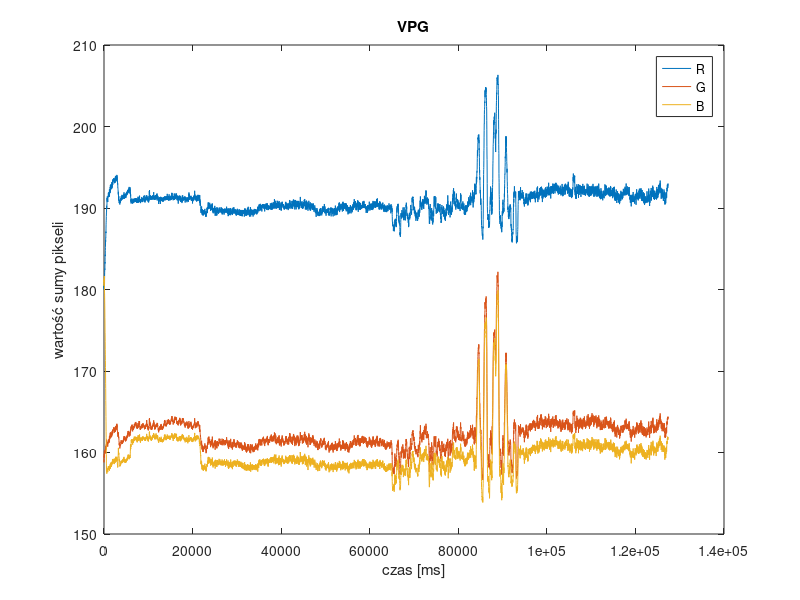
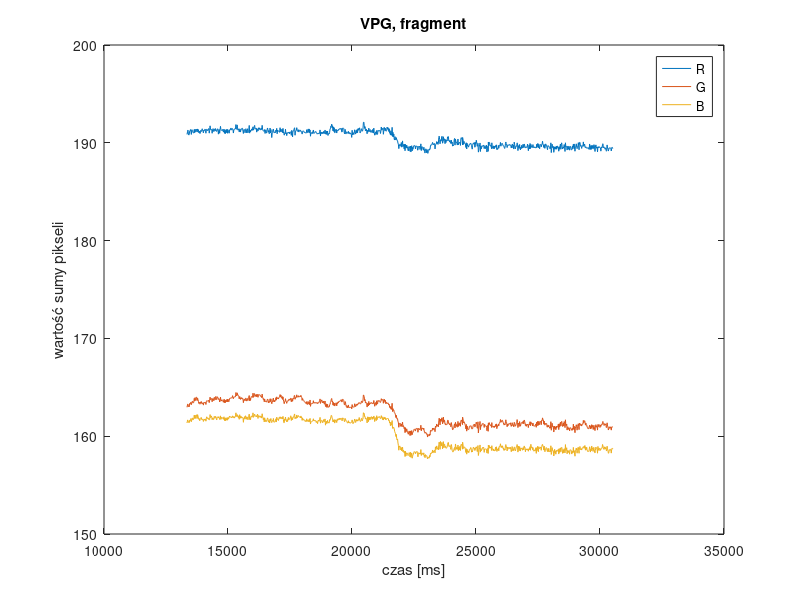
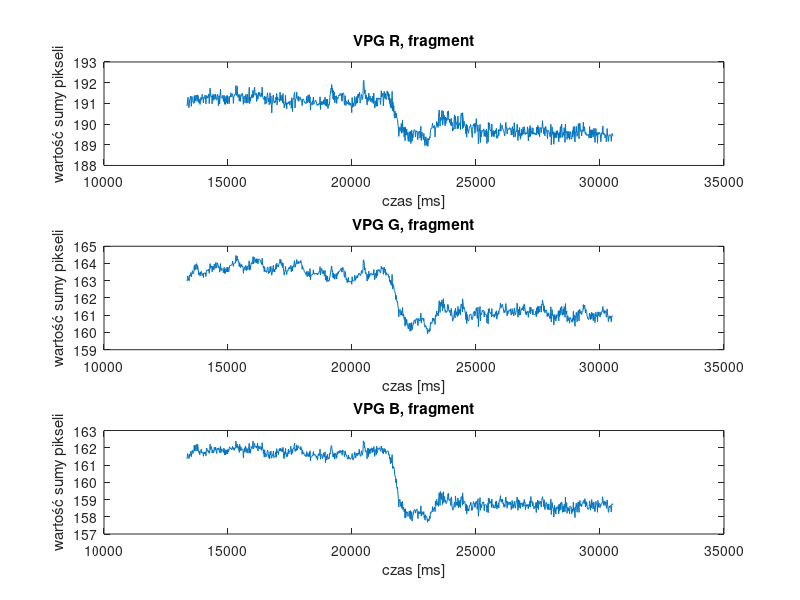
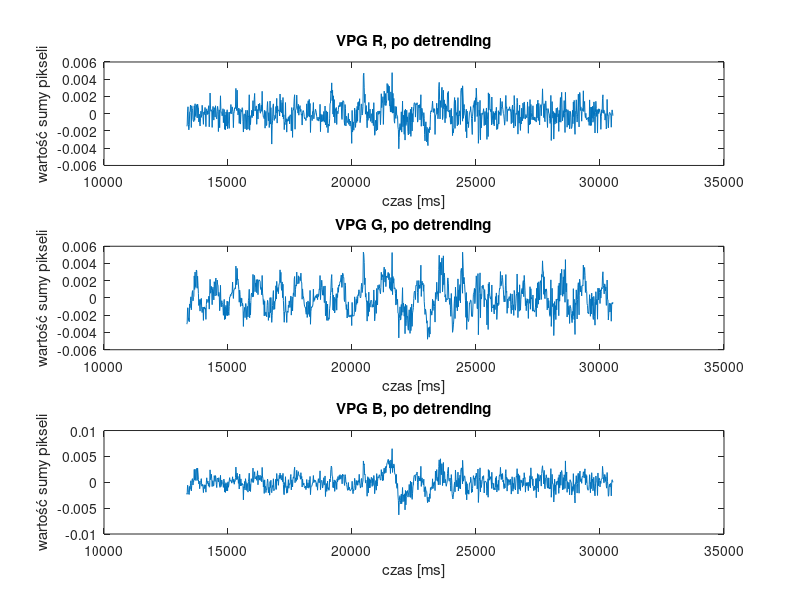

Reproduce these figures in MATLAB, in order. (Note: this script raises an error after producing the figures.)
%% Videopletyzmografia 
% 
% WERSJA: 03.12.2020, autor: Jaromir Przybylo (przybylo@agh.edu.pl), MATLAB R2020a
% 
clear all;close all;clc

%% (1) Wczytanie danych 
% - dane zawierają strukturę o następujących polach
%   .pixelsum       - suma pixeli w ROI twarzy dla danej ramki i każdego
%                     kanału RGB, tablica [N x 3], kolejne kolumny: R,G,B
%   .timestamp      - wektor próbek czasu [ms]
%   .HR             - wektor danych pulsu (heart rate) zmierzonych przy
%                     pomocy pulsometru (dostosowany do wektora czasu
%                     timestamp)
%   .FPS            - wartość FPS kamery zbierającej dane (liczba)
load daneVPG
%
pixelsum        = DANE.pixelsum;
t1              = DANE.timestamp;
HR              = DANE.HR;
FPS             = DANE.FPS;


%% (2) Wizualizacja sygnału VPG
% - powiększ fragment sygnału każdej składowej - czy widoczna jest
%   okresowość sygnału?
figure;
plot(t1, pixelsum)
title('VPG')
xlabel('czas [ms]')
ylabel('wartość sumy pikseli')
legend({'R','G','B'})

%% (3) Wybór fragmentu sygnału 
% - do analizy wybieramy fragment sygnału o określonej długości 
%   (większej lub równej niż długość FFT = 1024)
% - przy pomocy funkcji isnan usuwane są ew fragmenty sygnału które nie
%   były poprawnie wyznaczone (np na takiej ramce nie wykryto twarzy)
% - Q: zastanów się co w przypadku gdy wystąpi sytuacja gdy więcej niż
%      kilka kilejnych elementów sygnału będzie równe NaN?

idx1        = 800:800+1024-1;% indeksy fragmentu sygnału
%-
t2      = t1(idx1);
vpg     = pixelsum(idx1, :);
HR2     = HR(idx1);
vpg(isnan(vpg))=0;% zastępowanie ew NaN zerami

figure;
plot(t2, vpg)
title('VPG, fragment')
xlabel('czas [ms]')
ylabel('wartość sumy pikseli')
legend({'R','G','B'})

figure;
subplot(3,1,1)
plot(t2, vpg(:,1))
title('VPG R, fragment')
xlabel('czas [ms]')
ylabel('wartość sumy pikseli')
subplot(3,1,2)
plot(t2, vpg(:,2))
title('VPG G, fragment')
xlabel('czas [ms]')
ylabel('wartość sumy pikseli')
subplot(3,1,3)
plot(t2, vpg(:,3))
title('VPG B, fragment')
xlabel('czas [ms]')
ylabel('wartość sumy pikseli')

%% (4) Preprocessing sygnału VPG - usuwanie trendu
% [1] de Haan G, Jeanne V (2013). 
%     Robust pulse rate from chrominance-based rPPG,
%     IEEE Transactions on Biomedical Engineering 60(10): 2878-2886.
% - Q: Na czym polega metoda MCwS (Mean-Centering-And-Scaling [1])?

% - parametry
detrendingP     = 1;    % wielkość okna analizy dla algorytmu usuwania trendu [s]

% - usunięcie trendu z sygnału, metoda MCwS (Mean-Centering-And-Scaling [1])
w               = round(detrendingP * FPS);    
n               = conv2(ones(3, size(vpg,1)), ones(1, w), 'same');
meanIntensity   = conv2(vpg', ones(1, w), 'same')./n;
sig1            = (vpg' - meanIntensity)./meanIntensity;
vpg2            = sig1';

figure;
subplot(3,1,1)
plot(t2, vpg2(:,1))
title('VPG R, po detrending')
xlabel('czas [ms]')
ylabel('wartość sumy pikseli')
subplot(3,1,2)
plot(t2, vpg2(:,2))
title('VPG G, po detrending')
xlabel('czas [ms]')
ylabel('wartość sumy pikseli')
subplot(3,1,3)
plot(t2, vpg2(:,3))
title('VPG B, po detrending')
xlabel('czas [ms]')
ylabel('wartość sumy pikseli')

%% (5) Odczytanie wartości pulsu z wykresu
% ----------------------------------------------------------------
% UZUPEŁNIJ_1
% Q: Czy da się zauważyć na sygnale po usunięciu trendu okresowość?
%    Na jakiej składowej (R,G,B) okresowość jest najlepiej widoczna?
%
%    Na podstawie wykresu spróbuj odczytać okres sygnału. Podaj w
%    sprawozdaniu wartość okresu w [s] oraz częstotliwość sygnału w [Hz] i
%    w [BPM] (beats per minute - uderzenia serca na minutę)
%
%    Porównaj odczytaną z wykresu wartość pulsu ze średnią wartością tętna
%    z pulsometru

T       = 0.001/11;    % okres w [s]
fHz     = 1/T;                     % częstotliwość w [Hz]
fBPM    = 60*fHz;                    % częstotliwość w [BPM]

%----------------------------------------------------------------
meanBPM = mean(HR2);               % średnia wartoś pulsu z pulsometru

disp(['T            = ' num2str(T) ' [s]'])
disp(['f            = ' num2str(fHz) ' [Hz]'])
disp(['f            = ' num2str(fBPM) ' [BPM]'])
disp(['średni puls  = ' num2str(meanBPM) ' [BPM]'])

%% (6) Preprocessing sygnału VPG - filtracja pasmowoprzepustowa
% ----------------------------------------------------------------
% UZUPEŁNIJ_2
% - przy użyciu narzędzia "filterDesigner" zaprojektuj filtr pasmowoprzepustowy
%  i wygeneruj z niego funkcję "my_bandpass_filter.m"
%  (jeśli już to zostało zrobione wcześniej, wykorzystaj tutaj
%   wygenerowany kod filtru)
%   - parametry filtru: metoda FIR-window=hamming
%                       częstotliwość próbkowania = FPS
%                       częstotliwości odcięcia dla 50 i 150 BPM
%                       rząd filtru = 64             
% - zapoznaj się z dokumentacją funkcji: fir1, hamming 
% - zapoznaj się z dokumentacją funkcji: filtfilt
% >> filterDesigner
% ----------------------------------------------------------------

% użycie wygenerowanego filtru
Hd = my_bandpass_filter;
b  = Hd.Numerator;
a  = 1;

% filtracja poszczególnych składowych sygnału
vpg3 = [];
for iChannel = 1:size(vpg2,2)
    vpg3(:,iChannel) = filtfilt(b, a, vpg2(:,iChannel));
end
                    
figure;
subplot(3,1,1)
plot(t2, vpg3(:,1))
title('VPG R, po filtracji')
xlabel('czas [ms]')
ylabel('wartość sumy pikseli')
subplot(3,1,2)
plot(t2, vpg3(:,2))
title('VPG G, po filtracji')
xlabel('czas [ms]')
ylabel('wartość sumy pikseli')
subplot(3,1,3)
plot(t2, vpg3(:,3))
title('VPG B, po filtracji')
xlabel('czas [ms]')
ylabel('wartość sumy pikseli')

%% (7) Analiza sygnału VPG - transformata Fouriera sygnału
% - zapoznaj się z dokumentacją funkcji FFT
% - uzupełnij odpowiednie fragmenty kodu
% Q: z widma której składowej najlepiej odczytać wartość pulsu 
%    (najłatwiejsza do odróżnienia częstotliwosć)? 
%

Fs  = FPS;              % częstotliwość próbkowania                
Ts  = 1/Fs;             % okres próbkowania
L   = size(vpg3,1);     % długość sygnału

% Transformata Fouriera sygnału
f       = Fs*(0:(L/2))/L;   % wektor częstotliwości
Yr      = fft(vpg3(:,1));   % składowa R
Yg      = fft(vpg3(:,2));   % składowa G
Yb      = fft(vpg3(:,3));   % składowa B
% -
P2r     = abs(Yr/L);
P2g     = abs(Yg/L);
P2b     = abs(Yb/L);
P1r     = P2r(1:L/2+1);P1r(2:end-1) = 2*P1r(2:end-1);
P1g     = P2g(1:L/2+1);P1g(2:end-1) = 2*P1g(2:end-1);
P1b     = P2b(1:L/2+1);P1b(2:end-1) = 2*P1b(2:end-1);

figure;
subplot(3,1,1)
plot(f,P1r) 
title('jednostronne widmo amplitudowe, składowa R')
xlabel('f (Hz)')
ylabel('|P1r(f)|')
subplot(3,1,2)
plot(f,P1g) 
title('jednostronne widmo amplitudowe, składowa G')
xlabel('f (Hz)')
ylabel('|P1g(f)|')
subplot(3,1,3)
plot(f,P1b) 
title('jednostronne widmo amplitudowe, składowa B')
xlabel('f (Hz)')
ylabel('|P1b(f)|')

% ----------------------------------------------------------------
% UZUPEŁNIJ_3
% - uzupełnij tworzenie wykresu realizującego wizualizację widma sygnału w
% zakresie częstotliwości ale w jednoskach BPM (uderzeń na minutę) a nie Hz
minmaxHR_p          = [50 150]; % minimalna i maksymalna dopuszczalna wartość pulsu

f1      = f* 60;       % częstotliwość w bpm

wybor1  = f1>=minmaxHR_p(1) & f1<=minmaxHR_p(2);
f2      = f1(wybor1);
P1r_sel = P1r(wybor1);
P1g_sel = P1g(wybor1);
P1b_sel = P1b(wybor1);

figure;
subplot(3,1,1)
plot(f2,P1r_sel) 
title('jednostronne widmo amplitudowe (zakres 50-150bpm), składowa R')
xlabel('f2 (bpm)')
ylabel('|P1r_sel(f)|','Interpreter','none')
subplot(3,1,2)
plot(f2,P1g_sel) 
title('jednostronne widmo amplitudowe (zakres 50-150bpm), składowa G')
xlabel('f2 (bpm)')
ylabel('|P1g_sel(f)|','Interpreter','none')
subplot(3,1,3)
plot(f2,P1b_sel) 
title('jednostronne widmo amplitudowe (zakres 50-150bpm), składowa B')
xlabel('f2 (bpm)')
ylabel('|P1b_sel(f)|','Interpreter','none')


%% (8) Analiza sygnału VPG - wyznaczenie wartości pulsu
% - wykrycie "peaks"
% - zapoznaj się z dokumentacją funkcji "findpeaks"

p_MinPeakProminence         = 0.3;          % parametr f. findpeaks

[pksR,locsR] = findpeaks(10*log10(P1r_sel),'MinPeakProminence',p_MinPeakProminence);           
[pksG,locsG] = findpeaks(10*log10(P1g_sel),'MinPeakProminence',p_MinPeakProminence);           
[pksB,locsB] = findpeaks(10*log10(P1b_sel),'MinPeakProminence',p_MinPeakProminence);           


if length(pksR)>0
    [~,idsorted]    = sort(pksR,'descend');
    idhr            = idsorted(1);
    HRr             = single(f2(locsR(idhr)));
else
    HRr             = NaN;
    warning('Nie wykryto częstotliwości pulsu na sygnale R')
end
if length(pksG)>0
    [~,idsorted]    = sort(pksG,'descend');
    idhg            = idsorted(1);
    HRg             = single(f2(locsG(idhg)));    
else
    HRg             = NaN;
    warning('Nie wykryto częstotliwości pulsu na sygnale G')
end   
if length(pksB)>0
    [~,idsorted]    = sort(pksB,'descend');
    idhb            = idsorted(1);
    HRb             = single(f2(locsB(idhb)));
else
    HRb             = NaN;    
    warning('Nie wykryto częstotliwości pulsu na sygnale B')
end
                    
disp(['HRr            = ' num2str(HRr) ' [BPM]'])
disp(['HRg            = ' num2str(HRg) ' [BPM]'])
disp(['HRb            = ' num2str(HRb) ' [BPM]'])
disp(['średni puls    = ' num2str(meanBPM) ' [BPM]'])
              
